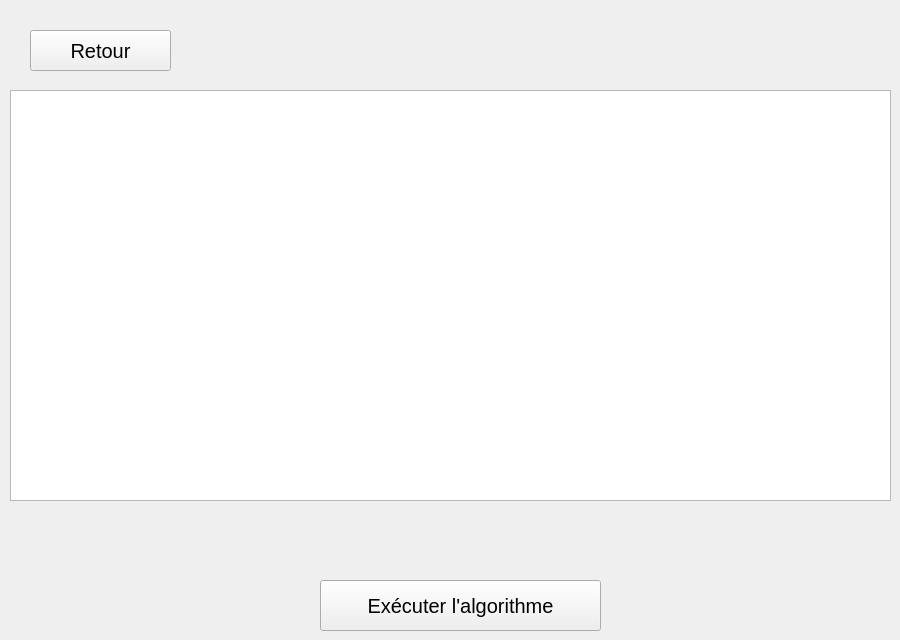
    <widget class="QWidget" name="pageCodagePrufer">
     <widget class="QPushButton" name="btnExecCodagePrufer">
      <property name="geometry">
       <rect>
        <x>320</x>
        <y>580</y>
        <width>281</width>
        <height>51</height>
       </rect>
      </property>
      <property name="font">
       <font>
        <pointsize>15</pointsize>
        <bold>false</bold>
       </font>
      </property>
      <property name="tabletTracking">
       <bool>false</bool>
      </property>
      <property name="text">
       <string>Exécuter l'algorithme</string>
      </property>
     </widget>
     <widget class="QGraphicsView" name="graphicsViewCodagePrufer">
      <property name="geometry">
       <rect>
        <x>10</x>
        <y>90</y>
        <width>881</width>
        <height>411</height>
       </rect>
      </property>
     </widget>
     <widget class="QPushButton" name="btnRetourCodagePrufer">
      <property name="geometry">
       <rect>
        <x>30</x>
        <y>30</y>
        <width>141</width>
        <height>41</height>
       </rect>
      </property>
      <property name="font">
       <font>
        <pointsize>15</pointsize>
       </font>
      </property>
      <property name="text">
       <string>Retour</string>
      </property>
     </widget>
     <widget class="QLabel" name="labelCodagePrufer">
      <property name="geometry">
       <rect>
        <x>10</x>
        <y>510</y>
        <width>881</width>
        <height>61</height>
       </rect>
      </property>
      <property name="font">
       <font>
        <pointsize>15</pointsize>
        <strikeout>false</strikeout>
       </font>
      </property>
      <property name="text">
       <string/>
      </property>
      <property name="alignment">
       <set>Qt::AlignCenter</set>
      </property>
     </widget>
    </widget>
